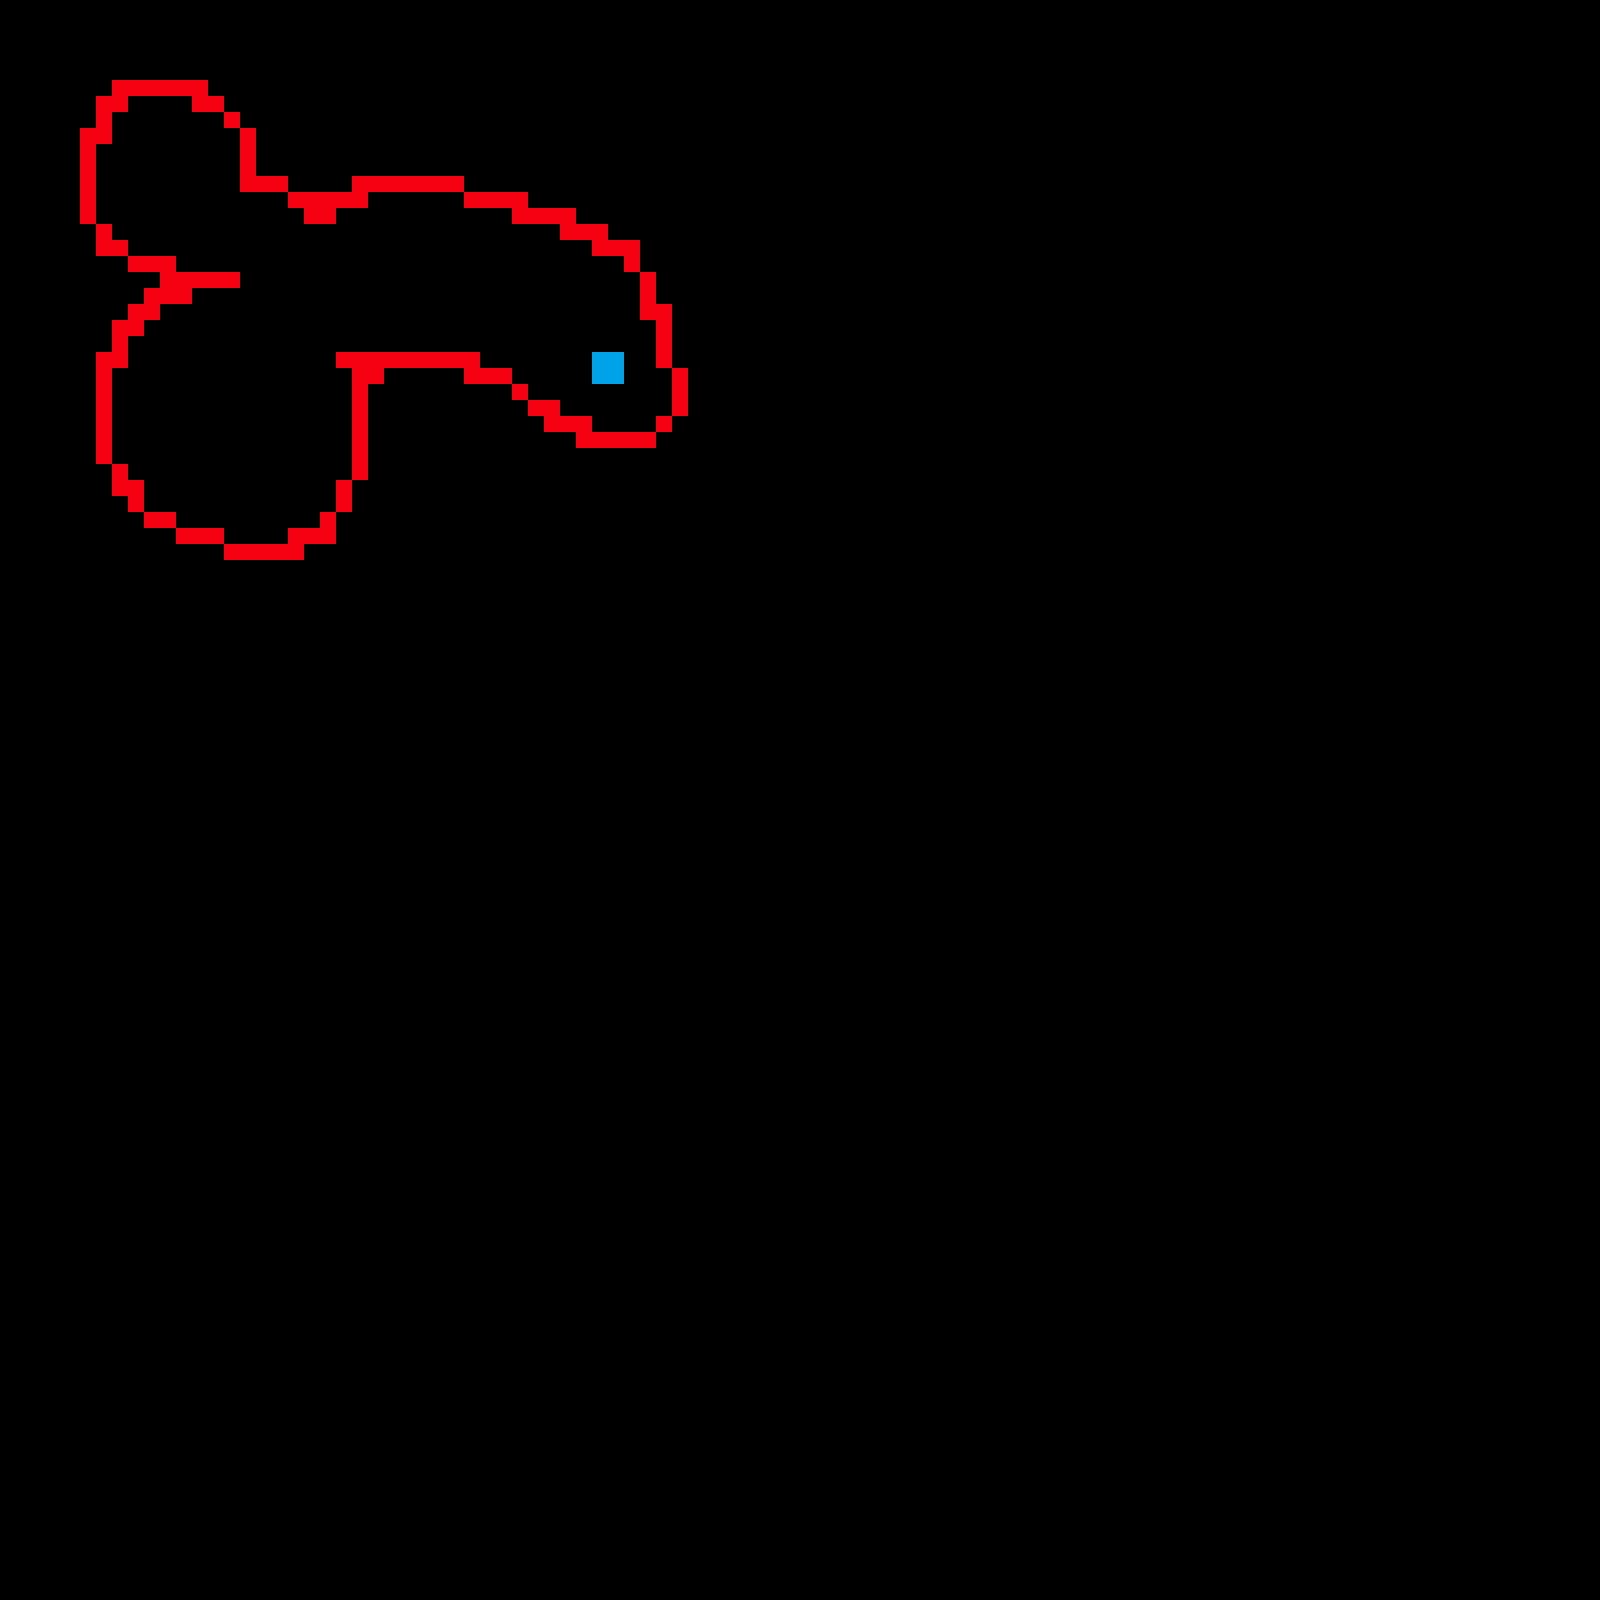

The image is a tile-based game level rendered from a .tmx file. Its description and source (layers, tilesets, objects; grid data summarised) follow:
An orthogonal 100x100 tile map with 16x16 px tiles, 2 tile layers (tiles, end), 4 hidden layers not drawn, 5 tilesets.

<map version="1.0" orientation="orthogonal" width="100" height="100" tilewidth="16" tileheight="16">
 <tileset firstgid="1" name="tiles" tilewidth="16" tileheight="16">
  <image source="tiles.png" width="262" height="64" />
 </tileset>
 <tileset firstgid="65" name="collision" tilewidth="16" tileheight="16">
  <image source="collision.png" width="80" height="32" />
  <tile id="0">
   <properties>
    <property name="collide" value="true" />
   </properties>
  </tile>
 </tileset>
 <tileset firstgid="75" name="key" tilewidth="16" tileheight="16">
  <image source="key.png" trans="ff00ff" width="16" height="16" />
  <tile id="0">
   <properties>
    <property name="keyed" value="true" />
   </properties>
  </tile>
 </tileset>
 <tileset firstgid="76" name="door" tilewidth="16" tileheight="16">
  <image source="doors.png" trans="ff00ff" width="64" height="16" />
  <tile id="0">
   <properties>
    <property name="doored" value="true" />
   </properties>
  </tile>
  <tile id="1">
   <properties>
    <property name="doored" value="true" />
   </properties>
  </tile>
  <tile id="2">
   <properties>
    <property name="doored" value="true" />
   </properties>
  </tile>
  <tile id="3">
   <properties>
    <property name="doored" value="true" />
   </properties>
  </tile>
 </tileset>
 <tileset firstgid="80" name="end" tilewidth="16" tileheight="16">
  <image source="flashy.png" trans="ff00ff" width="48" height="16" />
  <tile id="1">
   <properties>
    <property name="ended" value="true" />
   </properties>
  </tile>
 </tileset>
 <layer name="oldkeys" width="100" height="100" visible="0">
  <data>[10000 cells, 0 non-empty, 0 distinct tile ids]</data>
 </layer>
 <layer name="collision" width="100" height="100" visible="0">
  <properties>
   <property name="collide" value="true" />
  </properties>
  <data>[10000 cells, 147 non-empty, 2 distinct tile ids]</data>
 </layer>
 <layer name="tiles" width="100" height="100">
  <data>[10000 cells, 147 non-empty, 2 distinct tile ids]</data>
 </layer>
 <layer name="key" width="100" height="100" visible="0">
  <data>[10000 cells, 0 non-empty, 0 distinct tile ids]</data>
 </layer>
 <layer name="door" width="100" height="100" visible="0">
  <data>[10000 cells, 0 non-empty, 0 distinct tile ids]</data>
 </layer>
 <layer name="end" width="100" height="100">
  <data>[10000 cells, 4 non-empty, 1 distinct tile ids]</data>
 </layer>
</map>
